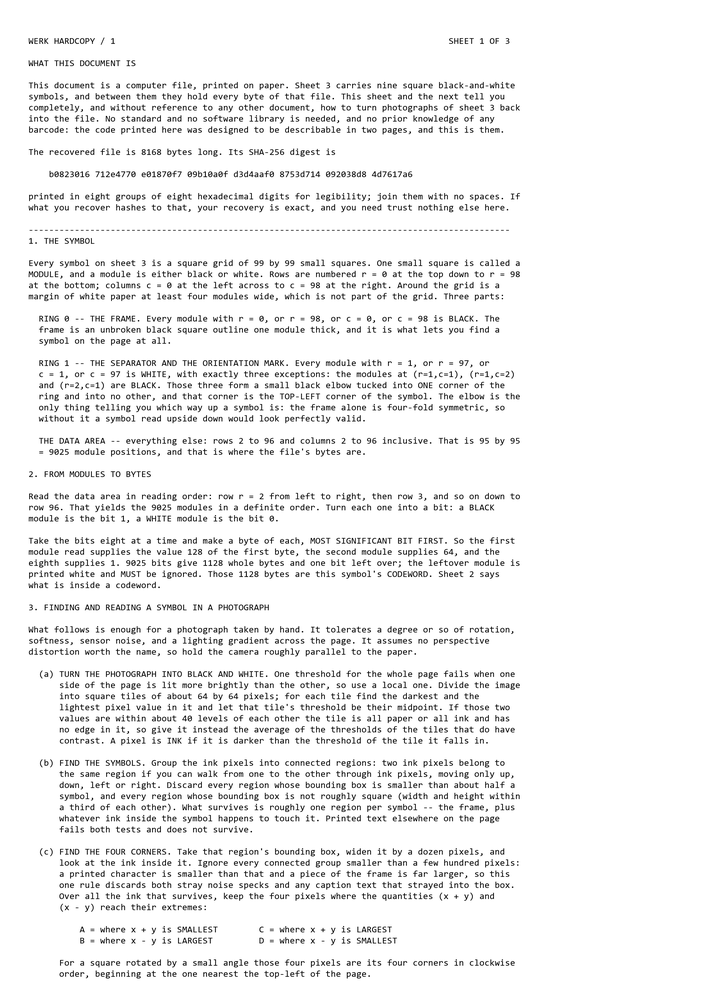
#> input picture gauntlet/roundHC/pages/clean/page-01.png, 706 x 999 px, shrunk from 2480 x 3508 before the run; its folder holds only this picture in this run
$ python degrade.py
#> lines starting #> are read from the running program, lines starting #| are printed output that depends on the picture
#> in main, img is the input picture: PIL image 706x999 L; min 0, max 255, mean 241.5
#!/usr/bin/env python3
"""degrade.py -- the "scanned" arm: what a photograph of the printout looks like.

The clean 300-DPI renders are what a printer receives. Nobody archaeologises a
print buffer; they photograph a sheet of paper under whatever light is in the
room. This applies, in this order and deterministically:

  1. a small ROTATION (0.5 to 1.0 degrees, alternating sign per sheet), on a
     paper-white canvas, with bicubic resampling
  2. a MILD BLUR (Gaussian, radius 1.1 px at 300 DPI -- about a quarter of a
     module), which is optical softness plus ink spread
  3. UNEVEN LIGHTING: a linear luminance ramp across the diagonal, 100 % at the
     bright corner falling to 62 % at the dark one, plus a broad vignette
  4. NOISE: zero-mean additive noise, standard deviation 9 of 255, from a seeded
     Mersenne Twister so the arm is reproducible
  5. a JPEG round trip at quality 82, because a photograph arrives as a JPEG

Every value is stated here rather than tuned until the decoder passed: they were
chosen once, from what a phone photograph of a laser print actually looks like,
and the reference decoder was then run against the result. If the degradation
had defeated the decoder that would have been the finding.

Usage:  python degrade.py [--src pages/clean] [--out pages/scanned]
"""

import argparse
import math
import os
import random

from PIL import Image, ImageFilter

ANGLES = [0.7, -0.55, 0.9, -0.8, 0.6, -0.95]
BLUR_RADIUS = 1.1
NOISE_SD = 9.0
DARKEST = 0.62
JPEG_QUALITY = 82
SEED = 20260809


def degrade(img, angle, rng):
#> called with angle = 0.7
    img = img.convert("L")
    img = img.rotate(angle, resample=Image.BICUBIC, fillcolor=255)
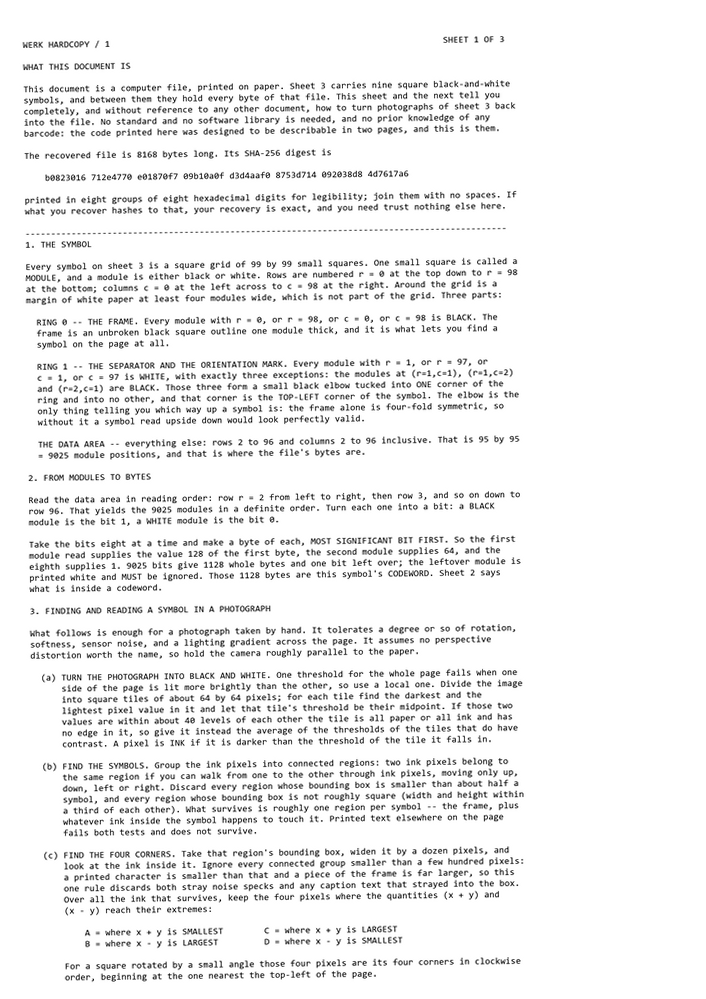
#> img: PIL image 706x999 L; min 0, max 255, mean 240.7
    img = img.filter(ImageFilter.GaussianBlur(BLUR_RADIUS))

    w, h = img.size
#> w = 706; h = 999
    px = bytearray(img.tobytes())
    # a diagonal illumination ramp plus a soft vignette, then noise
    cx, cy = w / 2.0, h / 2.0
#> cx = 353; cy = 499.5
    rmax = math.hypot(cx, cy)
#> rmax = 611.6
    for y in range(h):
        fy = y / float(h - 1)
        base = y * w
        for x in range(w):
            fx = x / float(w - 1)
            ramp = 1.0 - (1.0 - DARKEST) * (0.55 * fx + 0.45 * fy)
            r = math.hypot(x - cx, y - cy) / rmax
            vig = 1.0 - 0.14 * r * r
            v = px[base + x] * ramp * vig + rng.gauss(0.0, NOISE_SD)
            px[base + x] = 0 if v < 0 else (255 if v > 255 else int(v))
    return Image.frombytes("L", (w, h), bytes(px))
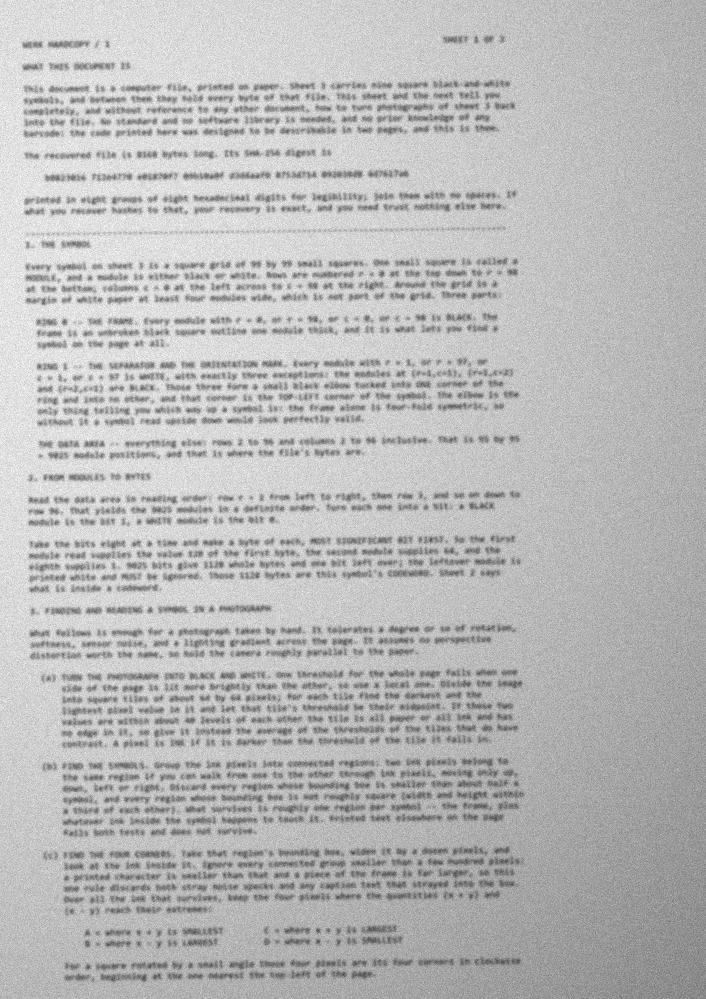
#> returned value: PIL image 706x999 L; min 64, max 255, mean 184.9


def main():
    here = os.path.dirname(os.path.abspath(__file__))
    ap = argparse.ArgumentParser()
    ap.add_argument("--src", default=os.path.join(here, "pages", "clean"))
    ap.add_argument("--out", default=os.path.join(here, "pages", "scanned"))
    args = ap.parse_args()

    os.makedirs(args.out, exist_ok=True)
    rng = random.Random(SEED)
    names = sorted(n for n in os.listdir(args.src) if n.endswith(".png"))
    for i, name in enumerate(names):
        img = Image.open(os.path.join(args.src, name))
        out = degrade(img, ANGLES[i % len(ANGLES)], rng)
        dst = os.path.join(args.out, name.replace(".png", ".jpg"))
        out.save(dst, "JPEG", quality=JPEG_QUALITY, dpi=(300, 300))
        print("%s -> %s  (rotation %+.2f deg, %d bytes)"
              % (name, os.path.basename(dst), ANGLES[i % len(ANGLES)],
                 os.path.getsize(dst)))


if __name__ == "__main__":
    main()

$ run again, on gauntlet/roundHC/pages/clean/page-02.png
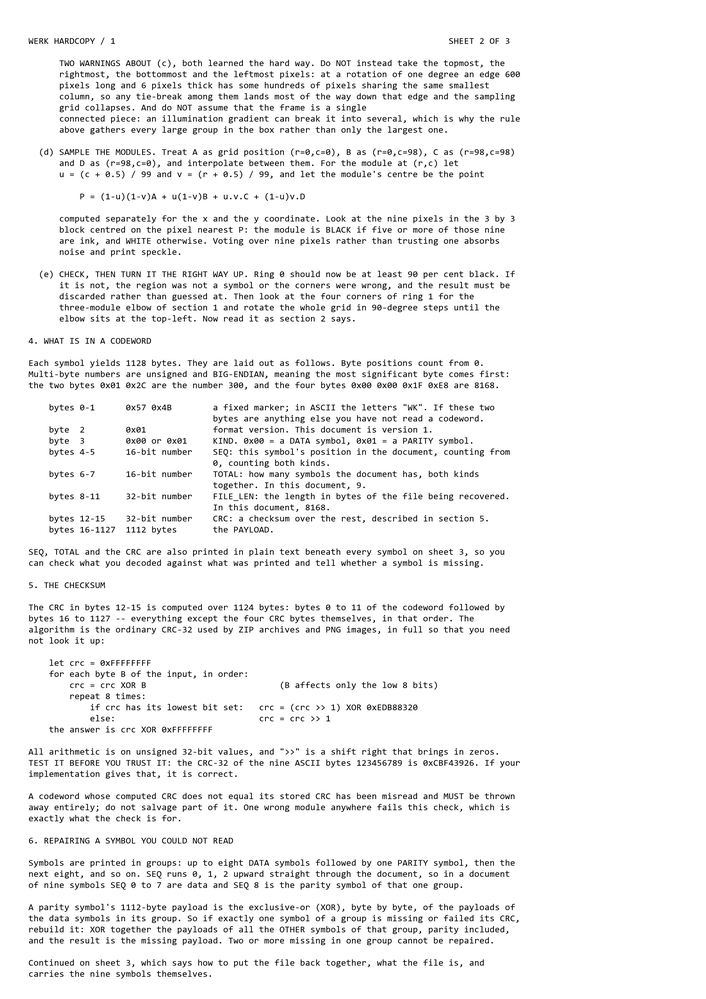
#> input picture gauntlet/roundHC/pages/clean/page-02.png, 706 x 999 px, shrunk from 2480 x 3508 before the run
#> in main, img is the input picture: PIL image 706x999 L; min 0, max 255, mean 242.7
#> in degrade, `img = img.rotate(angle, resample=Image.BICUBIC, fillcolor=255)`:
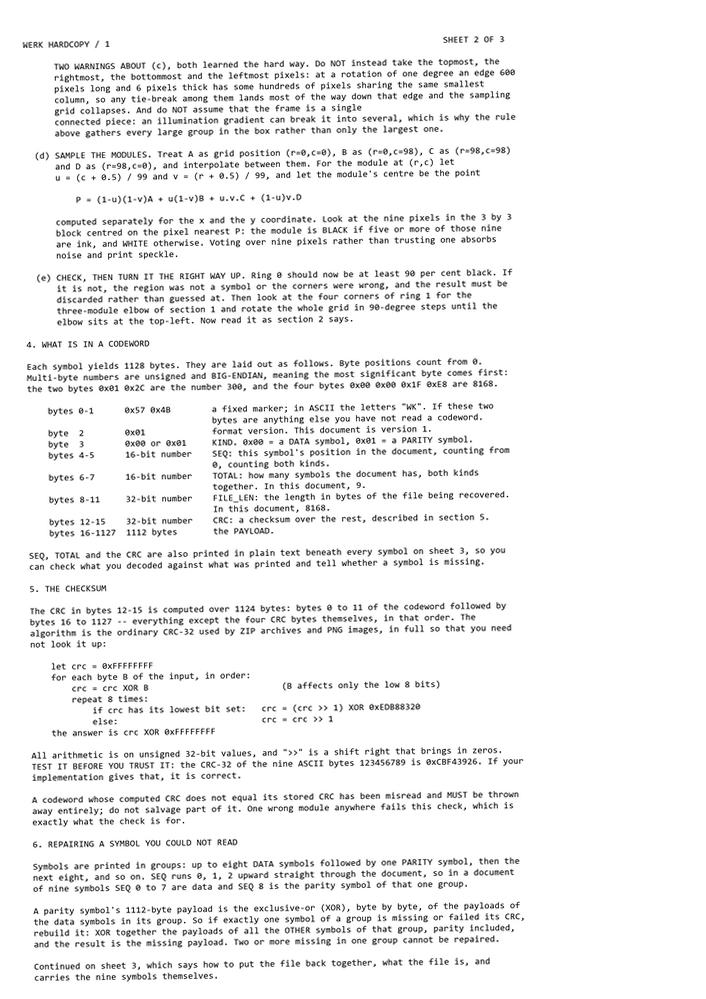
#> img: PIL image 706x999 L; min 0, max 255, mean 241.9
#> in degrade, `return Image.frombytes("L", (w, h), bytes(px))`:
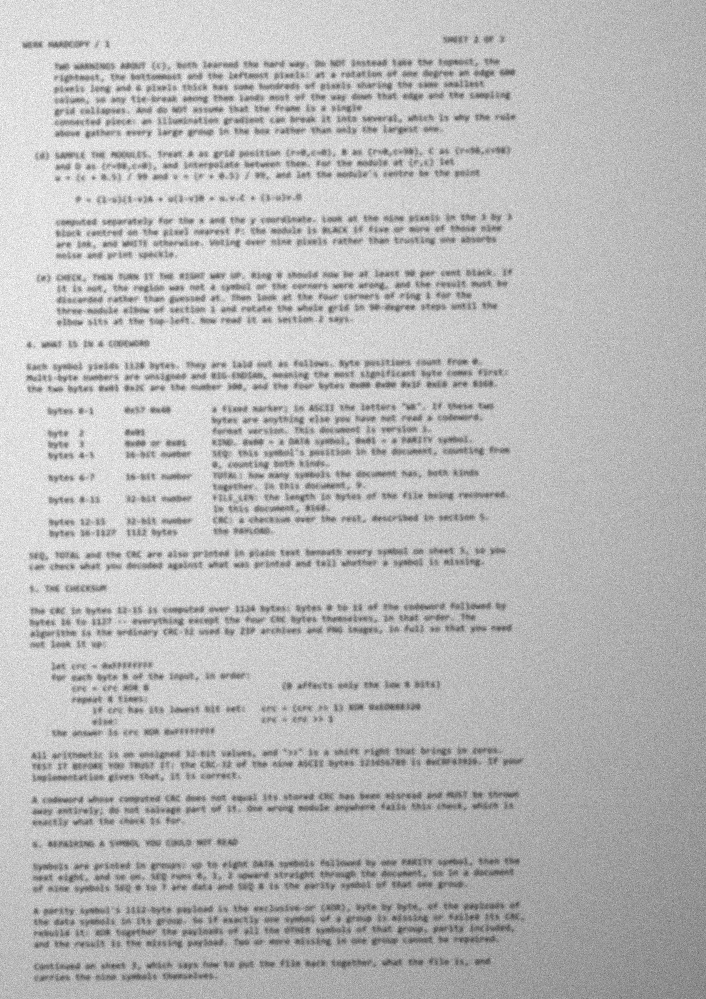
#> returned value: PIL image 706x999 L; min 69, max 255, mean 185.9

$ run again, on gauntlet/roundHC/pages/clean/page-03.png
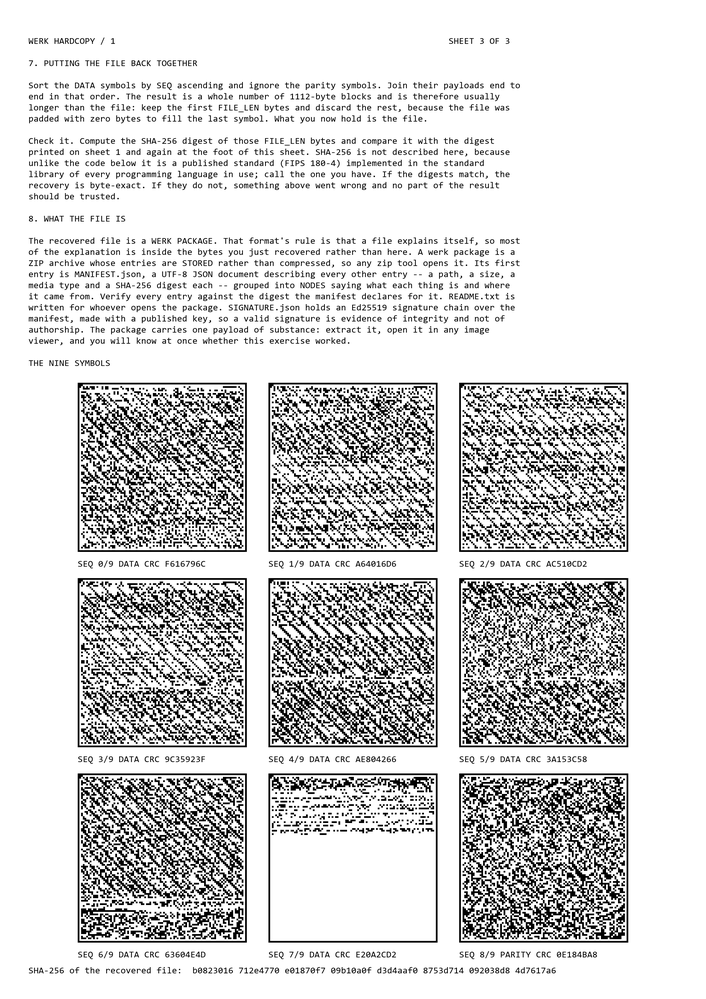
#> input picture gauntlet/roundHC/pages/clean/page-03.png, 706 x 999 px, shrunk from 2480 x 3508 before the run
#> in main, img is the input picture: PIL image 706x999 L; min 0, max 255, mean 214
#> in degrade, `img = img.filter(ImageFilter.GaussianBlur(BLUR_RADIUS))`:
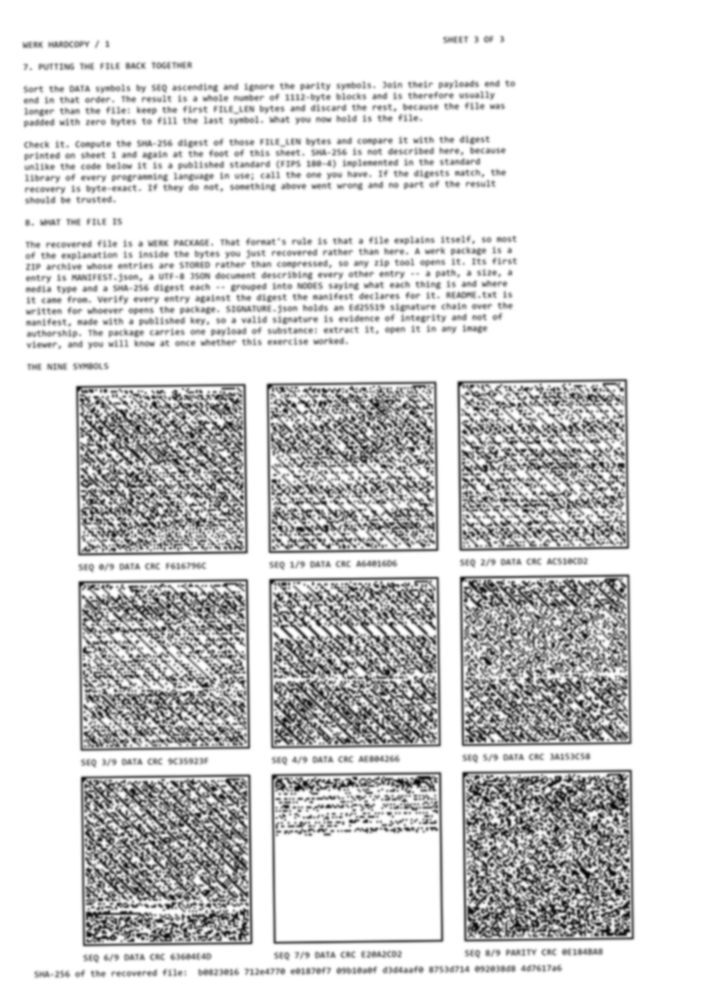
#> img: PIL image 706x999 L; min 4, max 255, mean 213.2
#> in degrade, `return Image.frombytes("L", (w, h), bytes(px))`:
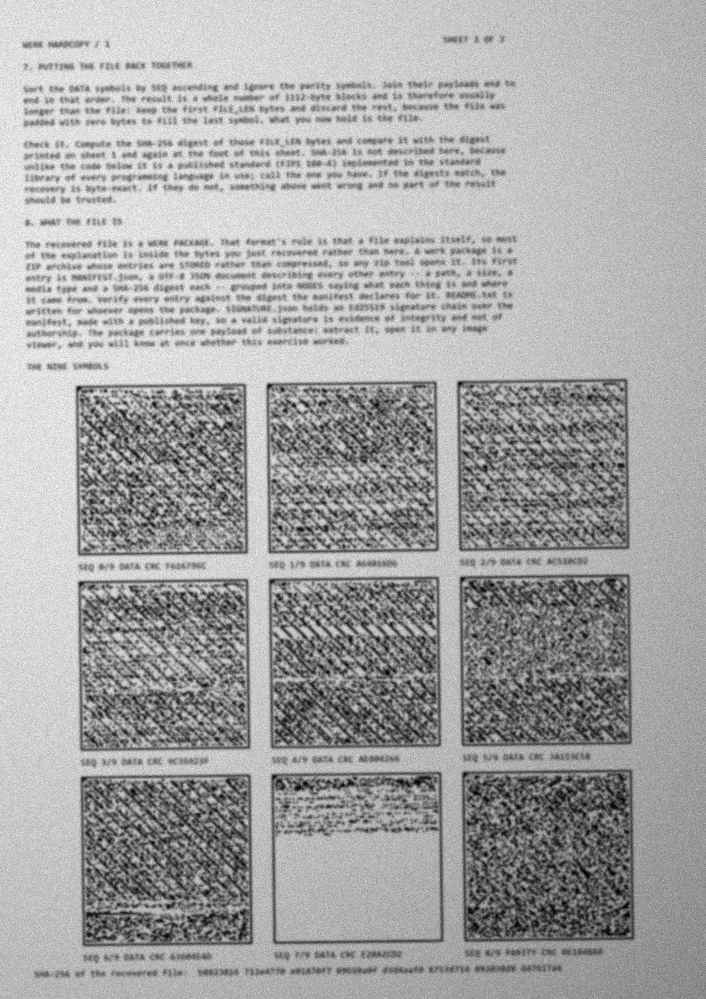
#> returned value: PIL image 706x999 L; min 0, max 255, mean 164.2
